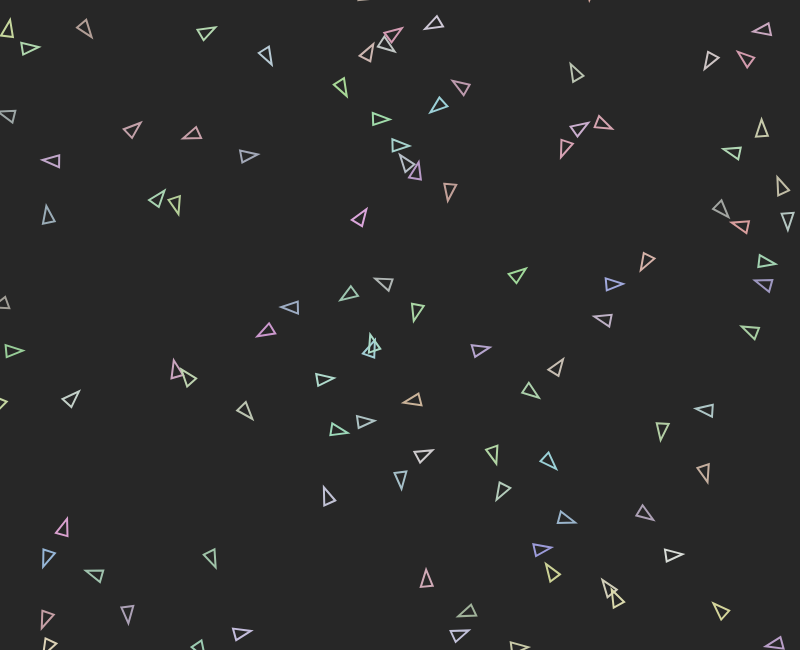
Frame 1 (no input)
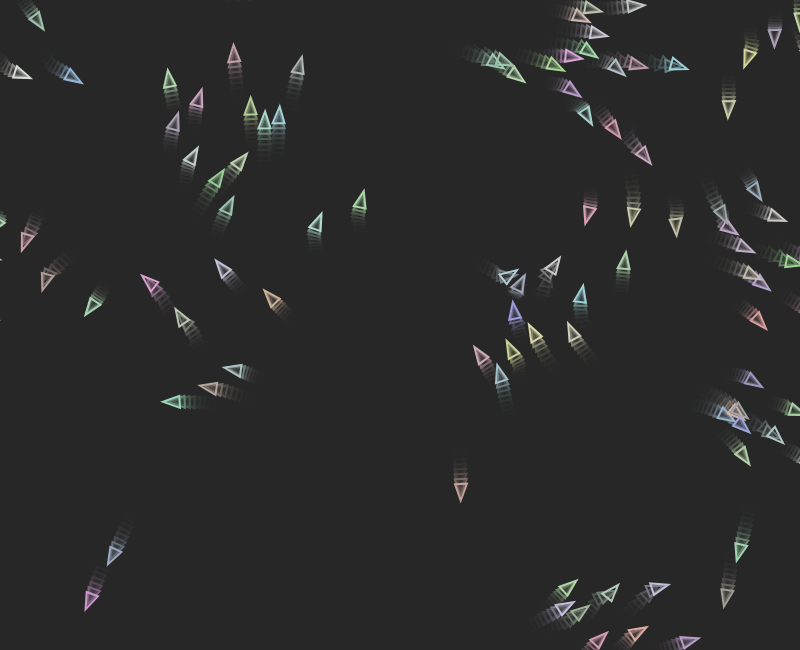
Frame 60 (no input)
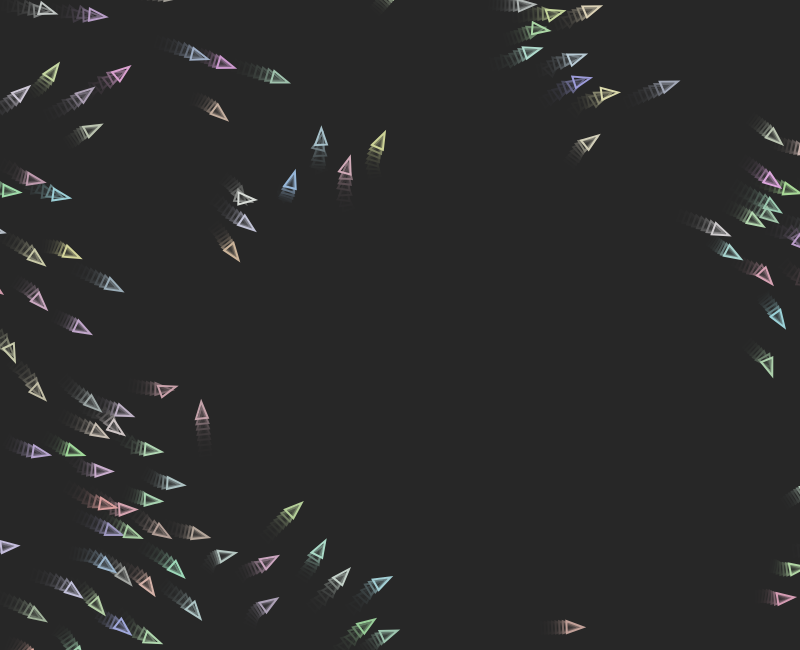
Frame 120 (the mouse pressed at the canvas centre since frame 60)

The p5.js sketch that drew these frames (run headless with seeded random() and noise() and a simulated clock; from frame 60 on, the mouse is pressed at the canvas centre):

// p5.js sketch
// ── sketch.js
// Setup global variables
let boids = [];

let width = 800;
let height = 650;

let alignSlider;
let cohesionSlider;
let separationSlider;
let rangeSlider;
let maxVelocitySlider;
let maxAccelerationSlider;


// Setup environment
function setup() {
    
    // Initialize canvas
    let X = (windowWidth - width) / 2;
    let Y = (windowHeight - height) / 2;
	let canvas = createCanvas(width, height);
    canvas.position(X, Y)
    
    background(40);
    
    // Initialize sliders
    alignSlider = createSlider(0, 2.5, 1.0, 0.05);
    cohesionSlider = createSlider(0, 2.5, 1, 0.05);
    separationSlider = createSlider(0, 2.5, 1.2, 0.05);
    rangeSlider = createSlider(0, 150, 50, 0.5);
    maxVelocitySlider = createSlider(0, 10, 6, 0.1);
    maxAccelerationSlider= createSlider(0, 5, 1, 0.1);
    
    // Initialize text
    let alignment = createDiv('Alignment');
    let cohesion = createDiv('Cohesion');
    let separation = createDiv('Separation');
    let range = createDiv('Range');
    let maxVelocity = createDiv('Maximum velocity');
    let maxAccelaration = createDiv('Maximum acceleration')
    
    // Set position
    alignSlider.position(20, (height / 2) - 50);
    cohesionSlider.position(20, (height / 2));
    separationSlider.position(20, (height / 2) + 50);
    rangeSlider.position(20, (height / 2) + 100);
    maxVelocitySlider.position(20, 70);
    maxAccelerationSlider.position(20, 120);
    
    alignment.position(35, (height / 2) - 70);
    cohesion.position(35, (height / 2)- 20);
    separation.position(35, (height / 2) + 30);
    range.position(35, (height / 2) + 80);
    maxVelocity.position(35, 50);
    maxAccelaration.position(35, 100);
    
    // Create boids
    for (let i = 0; i < 100; i++) {
        
        // Create arguments
        let X = random(width)
        let Y = random(height)
        
        let arguments = {
            WH: [width, height],
            XY: createVector(X, Y),
            velocity: p5.Vector.random2D(),
            acceleration: createVector(),
            };
        
        // Create boid object
        let boid = new Boid(arguments);
        boids.push(boid)
    }
}


// Draw elements on window
function draw() {
    
    // Draw background
    background(40, 120);
    
    // Draw boids
    boids.forEach( function (item, index, array) {
        item.calcule(array)
        item.show()
    })
}

// ── Boid.js
// Boid class
class Boid {
    
    
    // Setup variables
    constructor (karguments) {
        
        // Position instances
        this.position = karguments["XY"];
        this.angle = 0;
        this.size = 10;
        
        this.width = karguments["WH"][0];
        this.height = karguments["WH"][1];
        
        // Physic instances
        this.acceleration = karguments["acceleration"];
        this.velocity = karguments["velocity"];
        
        // Color instances
        this.R = round(random(150, 220));
        this.G = round(random(150, 220));
        this.B = round(random(150, 220));

        // Make adjustments
        this.velocity.setMag(10.5);
    }
    
    
    // Calcule functions
    calcule (boids) {
        
        // Calcule new position and velocity
        this.position.add(this.velocity);
        this.velocity.add(this.acceleration);
        this.velocity.limit(this.maxVelocity);
        this.adjustPosition();
        
        // - BOIDS RULES - 
        this.boidsRules(boids);
    }
    
    
    // Calcule boids rules
    boidsRules (boids) {
        
        // Create adjust vector & rules dependencies
        let adjust = createVector();
        let velocitySum = createVector();
        let positionSum = createVector();
        let differanceSum = createVector();
        
        let quantity = 0
        
        // Get current boid position
        let thisX = this.position.x;
        let thisY = this.position.y;
        
        // Iterate throw the array
        for (let item of boids) {
            
            // Get item position
            let itemX = item.position.x;
            let itemY = item.position.y;
            
            // Get distance between boids
            let distance = dist(
                thisX,
                thisY,
                itemX,
                itemY);
            
            if (item != this && distance < rangeSlider.value()) {
                quantity++;
                
                // Alingment
                velocitySum.add(item.velocity);
                
                // Cohesion
                positionSum.add(item.position);
                
                // Separation
                let differance = p5.Vector.sub(this.position, item .position);
                differance.div(distance);
                differanceSum.add(differance);
            }
        }
        
        // Calcule adjust
        let aling = this.aling(quantity, velocitySum);
        let cohesion = this.cohesion(quantity, positionSum);
        let separation = this.separation(quantity, differanceSum);
        
        adjust.add(aling);
        adjust.add(cohesion);
        adjust.add(separation);
        
        this.acceleration = adjust;
    }

    
    aling (quantity, velocitySum) {
        
        // Setup alingment variables
        let newAcceleration = velocitySum;
        
        // Calcule and setup alingment
        if (quantity > 0) {
            newAcceleration.div(quantity);
            newAcceleration.setMag(maxVelocitySlider.value());
            newAcceleration.sub(this.velocity);
            newAcceleration.limit(maxAccelerationSlider.value());
        }
            
        return newAcceleration.mult(alignSlider.value());
    }
    
    
    cohesion (quantity, positionSum) {
        
        // Setup alingment variables
        let newAcceleration = positionSum;
        
        // Calcule and setup alingment
        if (quantity > 0) {
            newAcceleration.div(quantity);
            newAcceleration.sub(this.position);
            newAcceleration.setMag(maxVelocitySlider.value());
            newAcceleration.sub(this.velocity);
            newAcceleration.limit(maxAccelerationSlider.value());
        }
            
        return newAcceleration.mult(cohesionSlider.value());
    }
    
    
    separation (quantity, differanceSum) {
        
        // Setup alingment variables
        let newAcceleration = differanceSum;
        
        // Calcule and setup alingment
        if (quantity > 0) {
            newAcceleration.div(quantity);
            newAcceleration.setMag(maxVelocitySlider.value());
            newAcceleration.sub(this.velocity);
            newAcceleration.limit(maxAccelerationSlider.value());
        }
            
        return newAcceleration.mult(separationSlider.value());
    }
    
    
    // Auxiliar functions
    adjustPosition () {
                 
        // Setup position variables
        let X = this.position.x;
        let Y = this.position.y;
        let newX = X;
        let newY = Y;

        // Calcule X
        if (X + this.size < 0) {
            newX = this.width + this.size;
        } else if (X - this.size > this.width) {
            newX = 0 - this.size;
        }

        // Calcule Y
        if (Y + this.size < 0) {
            newY = this.height + this.size;
        } else if (Y - this.size > this.height) {
            newY = 0 - this.size;
        }
        
        this.position = createVector(newX, newY);
    }
    
    
    // Display object at window
    show () {
        
        // Get theta
        let angle = this.velocity.heading() - radians(90);
        
        // Draw ellipse
        push();
        
        noFill();
        stroke(this.R, this.G, this.B);
        strokeWeight(2);
        
        translate(this.position.x, this.position.y);
        rotate(angle)
        
        triangle(
            -this.size/2, 
            -this.size/1.5,
            this.size/2 + 2, 
            -this.size/1.5,
            0, 
            this.size)
        
        pop()
    }
}
